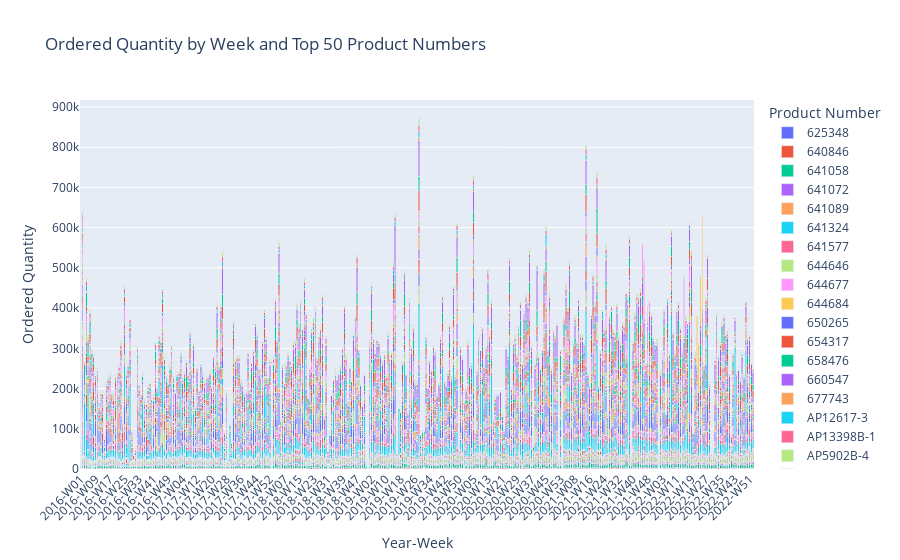

Notebook cell for this chart:
### Code cell
import pandas as pd
import plotly.express as px


df = data_2016_2022.groupby(['Year', 'Week Number', 'Product Number'])['Ordered Quantity'].sum().reset_index()

# Create a combined 'Year-Week' column
df['Year-Week'] = df['Year'].astype(str) + '-W' + df['Week Number'].astype(str).str.zfill(2)

# Aggregate total ordered quantity by product number
product_totals = df.groupby('Product Number')['Ordered Quantity'].sum()

# Get top 50 products (or fewer if there aren't 50)
top_products = product_totals.nlargest(50).index

# Filter data to include only top 50 products
filtered_df = df[df['Product Number'].isin(top_products)]

# Pivot the filtered data for plotting
pivot_df = filtered_df.pivot_table(index='Year-Week', columns='Product Number', values='Ordered Quantity', fill_value=0).reset_index()

# Melt the DataFrame to long format for Plotly
melted_df = pivot_df.melt(id_vars='Year-Week', var_name='Product Number', value_name='Ordered Quantity')

# Create interactive stacked bar chart using Plotly
fig = px.bar(
    melted_df,
    x='Year-Week',
    y='Ordered Quantity',
    color='Product Number',
    title='Ordered Quantity by Week and Top 50 Product Numbers',
    labels={'Ordered Quantity': 'Ordered Quantity', 'Year-Week': 'Year-Week'},
    text='Ordered Quantity'
)

# Update layout for better appearance
fig.update_layout(
    barmode='stack',
    xaxis_title='Year-Week',
    yaxis_title='Ordered Quantity',
    xaxis_tickangle=-45
)

# Show the plot
fig.show()

### Figure 1 — Plotly figure (JSON) as saved in the notebook; plotly's stock layout.template omitted (floating-point values rounded to 4 significant figures; data arrays with more than 128 entries replaced by an {"elided": "..."} marker saying what was removed)
{"data": [{"alignmentgroup": "True", "hovertemplate": "Product Number=625348<br>Year-Week=%{x}<br>Ordered Quantity=%{text}<extra></extra>", "legendgroup": "625348", "marker": {"color": "#636efa", "pattern": {"shape": ""}}, "name": "625348", "offsetgroup": "625348", "orientation": "v", "showlegend": true, "text": {"elided": "371 int values"}, "textposition": "auto", "type": "bar", "x": {"elided": "371 str values"}, "xaxis": "x", "y": {"elided": "371 int values"}, "yaxis": "y"}, {"alignmentgroup": "True", "hovertemplate": "Product Number=640846<br>Year-Week=%{x}<br>Ordered Quantity=%{text}<extra></extra>", "legendgroup": "640846", "marker": {"color": "#EF553B", "pattern": {"shape": ""}}, "name": "640846", "offsetgroup": "640846", "orientation": "v", "showlegend": true, "text": {"elided": "371 int values"}, "textposition": "auto", "type": "bar", "x": {"elided": "371 str values"}, "xaxis": "x", "y": {"elided": "371 int values"}, "yaxis": "y"}, {"alignmentgroup": "True", "hovertemplate": "Product Number=641058<br>Year-Week=%{x}<br>Ordered Quantity=%{text}<extra></extra>", "legendgroup": "641058", "marker": {"color": "#00cc96", "pattern": {"shape": ""}}, "name": "641058", "offsetgroup": "641058", "orientation": "v", "showlegend": true, "text": {"elided": "371 int values"}, "textposition": "auto", "type": "bar", "x": {"elided": "371 str values"}, "xaxis": "x", "y": {"elided": "371 int values"}, "yaxis": "y"}, {"alignmentgroup": "True", "hovertemplate": "Product Number=641072<br>Year-Week=%{x}<br>Ordered Quantity=%{text}<extra></extra>", "legendgroup": "641072", "marker": {"color": "#ab63fa", "pattern": {"shape": ""}}, "name": "641072", "offsetgroup": "641072", "orientation": "v", "showlegend": true, "text": {"elided": "371 int values"}, "textposition": "auto", "type": "bar", "x": {"elided": "371 str values"}, "xaxis": "x", "y": {"elided": "371 int values"}, "yaxis": "y"}, {"alignmentgroup": "True", "hovertemplate": "Product Number=641089<br>Year-Week=%{x}<br>Ordered Quantity=%{text}<extra></extra>", "legendgroup": "641089", "marker": {"color": "#FFA15A", "pattern": {"shape": ""}}, "name": "641089", "offsetgroup": "641089", "orientation": "v", "showlegend": true, "text": {"elided": "371 int values"}, "textposition": "auto", "type": "bar", "x": {"elided": "371 str values"}, "xaxis": "x", "y": {"elided": "371 int values"}, "yaxis": "y"}, {"alignmentgroup": "True", "hovertemplate": "Product Number=641324<br>Year-Week=%{x}<br>Ordered Quantity=%{text}<extra></extra>", "legendgroup": "641324", "marker": {"color": "#19d3f3", "pattern": {"shape": ""}}, "name": "641324", "offsetgroup": "641324", "orientation": "v", "showlegend": true, "text": {"elided": "371 int values"}, "textposition": "auto", "type": "bar", "x": {"elided": "371 str values"}, "xaxis": "x", "y": {"elided": "371 int values"}, "yaxis": "y"}, {"alignmentgroup": "True", "hovertemplate": "Product Number=641577<br>Year-Week=%{x}<br>Ordered Quantity=%{text}<extra></extra>", "legendgroup": "641577", "marker": {"color": "#FF6692", "pattern": {"shape": ""}}, "name": "641577", "offsetgroup": "641577", "orientation": "v", "showlegend": true, "text": {"elided": "371 int values"}, "textposition": "auto", "type": "bar", "x": {"elided": "371 str values"}, "xaxis": "x", "y": {"elided": "371 int values"}, "yaxis": "y"}, {"alignmentgroup": "True", "hovertemplate": "Product Number=644646<br>Year-Week=%{x}<br>Ordered Quantity=%{text}<extra></extra>", "legendgroup": "644646", "marker": {"color": "#B6E880", "pattern": {"shape": ""}}, "name": "644646", "offsetgroup": "644646", "orientation": "v", "showlegend": true, "text": {"elided": "371 int values"}, "textposition": "auto", "type": "bar", "x": {"elided": "371 str values"}, "xaxis": "x", "y": {"elided": "371 int values"}, "yaxis": "y"}, {"alignmentgroup": "True", "hovertemplate": "Product Number=644677<br>Year-Week=%{x}<br>Ordered Quantity=%{text}<extra></extra>", "legendgroup": "644677", "marker": {"color": "#FF97FF", "pattern": {"shape": ""}}, "name": "644677", "offsetgroup": "644677", "orientation": "v", "showlegend": true, "text": {"elided": "371 int values"}, "textposition": "auto", "type": "bar", "x": {"elided": "371 str values"}, "xaxis": "x", "y": {"elided": "371 int values"}, "yaxis": "y"}, {"alignmentgroup": "True", "hovertemplate": "Product Number=644684<br>Year-Week=%{x}<br>Ordered Quantity=%{text}<extra></extra>", "legendgroup": "644684", "marker": {"color": "#FECB52", "pattern": {"shape": ""}}, "name": "644684", "offsetgroup": "644684", "orientation": "v", "showlegend": true, "text": {"elided": "371 int values"}, "textposition": "auto", "type": "bar", "x": {"elided": "371 str values"}, "xaxis": "x", "y": {"elided": "371 int values"}, "yaxis": "y"}, {"alignmentgroup": "True", "hovertemplate": "Product Number=650265<br>Year-Week=%{x}<br>Ordered Quantity=%{text}<extra></extra>", "legendgroup": "650265", "marker": {"color": "#636efa", "pattern": {"shape": ""}}, "name": "650265", "offsetgroup": "650265", "orientation": "v", "showlegend": true, "text": {"elided": "371 int values"}, "textposition": "auto", "type": "bar", "x": {"elided": "371 str values"}, "xaxis": "x", "y": {"elided": "371 int values"}, "yaxis": "y"}, {"alignmentgroup": "True", "hovertemplate": "Product Number=654317<br>Year-Week=%{x}<br>Ordered Quantity=%{text}<extra></extra>", "legendgroup": "654317", "marker": {"color": "#EF553B", "pattern": {"shape": ""}}, "name": "654317", "offsetgroup": "654317", "orientation": "v", "showlegend": true, "text": {"elided": "371 int values"}, "textposition": "auto", "type": "bar", "x": {"elided": "371 str values"}, "xaxis": "x", "y": {"elided": "371 int values"}, "yaxis": "y"}, {"alignmentgroup": "True", "hovertemplate": "Product Number=658476<br>Year-Week=%{x}<br>Ordered Quantity=%{text}<extra></extra>", "legendgroup": "658476", "marker": {"color": "#00cc96", "pattern": {"shape": ""}}, "name": "658476", "offsetgroup": "658476", "orientation": "v", "showlegend": true, "text": {"elided": "371 int values"}, "textposition": "auto", "type": "bar", "x": {"elided": "371 str values"}, "xaxis": "x", "y": {"elided": "371 int values"}, "yaxis": "y"}, {"alignmentgroup": "True", "hovertemplate": "Product Number=660547<br>Year-Week=%{x}<br>Ordered Quantity=%{text}<extra></extra>", "legendgroup": "660547", "marker": {"color": "#ab63fa", "pattern": {"shape": ""}}, "name": "660547", "offsetgroup": "660547", "orientation": "v", "showlegend": true, "text": {"elided": "371 int values"}, "textposition": "auto", "type": "bar", "x": {"elided": "371 str values"}, "xaxis": "x", "y": {"elided": "371 int values"}, "yaxis": "y"}, {"alignmentgroup": "True", "hovertemplate": "Product Number=677743<br>Year-Week=%{x}<br>Ordered Quantity=%{text}<extra></extra>", "legendgroup": "677743", "marker": {"color": "#FFA15A", "pattern": {"shape": ""}}, "name": "677743", "offsetgroup": "677743", "orientation": "v", "showlegend": true, "text": {"elided": "371 int values"}, "textposition": "auto", "type": "bar", "x": {"elided": "371 str values"}, "xaxis": "x", "y": {"elided": "371 int values"}, "yaxis": "y"}, {"alignmentgroup": "True", "hovertemplate": "Product Number=AP12617-3<br>Year-Week=%{x}<br>Ordered Quantity=%{text}<extra></extra>", "legendgroup": "AP12617-3", "marker": {"color": "#19d3f3", "pattern": {"shape": ""}}, "name": "AP12617-3", "offsetgroup": "AP12617-3", "orientation": "v", "showlegend": true, "text": {"elided": "371 int values"}, "textposition": "auto", "type": "bar", "x": {"elided": "371 str values"}, "xaxis": "x", "y": {"elided": "371 int values"}, "yaxis": "y"}, {"alignmentgroup": "True", "hovertemplate": "Product Number=AP13398B-1<br>Year-Week=%{x}<br>Ordered Quantity=%{text}<extra></extra>", "legendgroup": "AP13398B-1", "marker": {"color": "#FF6692", "pattern": {"shape": ""}}, "name": "AP13398B-1", "offsetgroup": "AP13398B-1", "orientation": "v", "showlegend": true, "text": {"elided": "371 int values"}, "textposition": "auto", "type": "bar", "x": {"elided": "371 str values"}, "xaxis": "x", "y": {"elided": "371 int values"}, "yaxis": "y"}, {"alignmentgroup": "True", "hovertemplate": "Product Number=AP5902B-4<br>Year-Week=%{x}<br>Ordered Quantity=%{text}<extra></extra>", "legendgroup": "AP5902B-4", "marker": {"color": "#B6E880", "pattern": {"shape": ""}}, "name": "AP5902B-4", "offsetgroup": "AP5902B-4", "orientation": "v", "showlegend": true, "text": {"elided": "371 int values"}, "textposition": "auto", "type": "bar", "x": {"elided": "371 str values"}, "xaxis": "x", "y": {"elided": "371 int values"}, "yaxis": "y"}, {"alignmentgroup": "True", "hovertemplate": "Product Number=AS20622C-3<br>Year-Week=%{x}<br>Ordered Quantity=%{text}<extra></extra>", "legendgroup": "AS20622C-3", "marker": {"color": "#FF97FF", "pattern": {"shape": ""}}, "name": "AS20622C-3", "offsetgroup": "AS20622C-3", "orientation": "v", "showlegend": true, "text": {"elided": "371 int values"}, "textposition": "auto", "type": "bar", "x": {"elided": "371 str values"}, "xaxis": "x", "y": {"elided": "371 int values"}, "yaxis": "y"}, {"alignmentgroup": "True", "hovertemplate": "Product Number=AS20657-2<br>Year-Week=%{x}<br>Ordered Quantity=%{text}<extra></extra>", "legendgroup": "AS20657-2", "marker": {"color": "#FECB52", "pattern": {"shape": ""}}, "name": "AS20657-2", "offsetgroup": "AS20657-2", "orientation": "v", "showlegend": true, "text": {"elided": "371 int values"}, "textposition": "auto", "type": "bar", "x": {"elided": "371 str values"}, "xaxis": "x", "y": {"elided": "371 int values"}, "yaxis": "y"}, {"alignmentgroup": "True", "hovertemplate": "Product Number=AS20811-2<br>Year-Week=%{x}<br>Ordered Quantity=%{text}<extra></extra>", "legendgroup": "AS20811-2", "marker": {"color": "#636efa", "pattern": {"shape": ""}}, "name": "AS20811-2", "offsetgroup": "AS20811-2", "orientation": "v", "showlegend": true, "text": {"elided": "371 int values"}, "textposition": "auto", "type": "bar", "x": {"elided": "371 str values"}, "xaxis": "x", "y": {"elided": "371 int values"}, "yaxis": "y"}, {"alignmentgroup": "True", "hovertemplate": "Product Number=AS21058D-8<br>Year-Week=%{x}<br>Ordered Quantity=%{text}<extra></extra>", "legendgroup": "AS21058D-8", "marker": {"color": "#EF553B", "pattern": {"shape": ""}}, "name": "AS21058D-8", "offsetgroup": "AS21058D-8", "orientation": "v", "showlegend": true, "text": {"elided": "371 int values"}, "textposition": "auto", "type": "bar", "x": {"elided": "371 str values"}, "xaxis": "x", "y": {"elided": "371 int values"}, "yaxis": "y"}, {"alignmentgroup": "True", "hovertemplate": "Product Number=AS21058J<br>Year-Week=%{x}<br>Ordered Quantity=%{text}<extra></extra>", "legendgroup": "AS21058J", "marker": {"color": "#00cc96", "pattern": {"shape": ""}}, "name": "AS21058J", "offsetgroup": "AS21058J", "orientation": "v", "showlegend": true, "text": {"elided": "371 int values"}, "textposition": "auto", "type": "bar", "x": {"elided": "371 str values"}, "xaxis": "x", "y": {"elided": "371 int values"}, "yaxis": "y"}, {"alignmentgroup": "True", "hovertemplate": "Product Number=AS24592C-15<br>Year-Week=%{x}<br>Ordered Quantity=%{text}<extra></extra>", "legendgroup": "AS24592C-15", "marker": {"color": "#ab63fa", "pattern": {"shape": ""}}, "name": "AS24592C-15", "offsetgroup": "AS24592C-15", "orientation": "v", "showlegend": true, "text": {"elided": "371 int values"}, "textposition": "auto", "type": "bar", "x": {"elided": "371 str values"}, "xaxis": "x", "y": {"elided": "371 int values"}, "yaxis": "y"}, {"alignmentgroup": "True", "hovertemplate": "Product Number=AS25391-7<br>Year-Week=%{x}<br>Ordered Quantity=%{text}<extra></extra>", "legendgroup": "AS25391-7", "marker": {"color": "#FFA15A", "pattern": {"shape": ""}}, "name": "AS25391-7", "offsetgroup": "AS25391-7", "orientation": "v", "showlegend": true, "text": {"elided": "371 int values"}, "textposition": "auto", "type": "bar", "x": {"elided": "371 str values"}, "xaxis": "x", "y": {"elided": "371 int values"}, "yaxis": "y"}, {"alignmentgroup": "True", "hovertemplate": "Product Number=AS29893-2<br>Year-Week=%{x}<br>Ordered Quantity=%{text}<extra></extra>", "legendgroup": "AS29893-2", "marker": {"color": "#19d3f3", "pattern": {"shape": ""}}, "name": "AS29893-2", "offsetgroup": "AS29893-2", "orientation": "v", "showlegend": true, "text": {"elided": "371 int values"}, "textposition": "auto", "type": "bar", "x": {"elided": "371 str values"}, "xaxis": "x", "y": {"elided": "371 int values"}, "yaxis": "y"}, {"alignmentgroup": "True", "hovertemplate": "Product Number=AS39016C-3<br>Year-Week=%{x}<br>Ordered Quantity=%{text}<extra></extra>", "legendgroup": "AS39016C-3", "marker": {"color": "#FF6692", "pattern": {"shape": ""}}, "name": "AS39016C-3", "offsetgroup": "AS39016C-3", "orientation": "v", "showlegend": true, "text": {"elided": "371 int values"}, "textposition": "auto", "type": "bar", "x": {"elided": "371 str values"}, "xaxis": "x", "y": {"elided": "371 int values"}, "yaxis": "y"}, {"alignmentgroup": "True", "hovertemplate": "Product Number=AS39789-2AE<br>Year-Week=%{x}<br>Ordered Quantity=%{text}<extra></extra>", "legendgroup": "AS39789-2AE", "marker": {"color": "#B6E880", "pattern": {"shape": ""}}, "name": "AS39789-2AE", "offsetgroup": "AS39789-2AE", "orientation": "v", "showlegend": true, "text": {"elided": "371 int values"}, "textposition": "auto", "type": "bar", "x": {"elided": "371 str values"}, "xaxis": "x", "y": {"elided": "371 int values"}, "yaxis": "y"}, {"alignmentgroup": "True", "hovertemplate": "Product Number=AS39841<br>Year-Week=%{x}<br>Ordered Quantity=%{text}<extra></extra>", "legendgroup": "AS39841", "marker": {"color": "#FF97FF", "pattern": {"shape": ""}}, "name": "AS39841", "offsetgroup": "AS39841", "orientation": "v", "showlegend": true, "text": {"elided": "371 int values"}, "textposition": "auto", "type": "bar", "x": {"elided": "371 str values"}, "xaxis": "x", "y": {"elided": "371 int values"}, "yaxis": "y"}, {"alignmentgroup": "True", "hovertemplate": "Product Number=AS39844<br>Year-Week=%{x}<br>Ordered Quantity=%{text}<extra></extra>", "legendgroup": "AS39844", "marker": {"color": "#FECB52", "pattern": {"shape": ""}}, "name": "AS39844", "offsetgroup": "AS39844", "orientation": "v", "showlegend": true, "text": {"elided": "371 int values"}, "textposition": "auto", "type": "bar", "x": {"elided": "371 str values"}, "xaxis": "x", "y": {"elided": "371 int values"}, "yaxis": "y"}, {"alignmentgroup": "True", "hovertemplate": "Product Number=AS39892-2<br>Year-Week=%{x}<br>Ordered Quantity=%{text}<extra></extra>", "legendgroup": "AS39892-2", "marker": {"color": "#636efa", "pattern": {"shape": ""}}, "name": "AS39892-2", "offsetgroup": "AS39892-2", "orientation": "v", "showlegend": true, "text": {"elided": "371 int values"}, "textposition": "auto", "type": "bar", "x": {"elided": "371 str values"}, "xaxis": "x", "y": {"elided": "371 int values"}, "yaxis": "y"}, {"alignmentgroup": "True", "hovertemplate": "Product Number=AS39893-1<br>Year-Week=%{x}<br>Ordered Quantity=%{text}<extra></extra>", "legendgroup": "AS39893-1", "marker": {"color": "#EF553B", "pattern": {"shape": ""}}, "name": "AS39893-1", "offsetgroup": "AS39893-1", "orientation": "v", "showlegend": true, "text": {"elided": "371 int values"}, "textposition": "auto", "type": "bar", "x": {"elided": "371 str values"}, "xaxis": "x", "y": {"elided": "371 int values"}, "yaxis": "y"}, {"alignmentgroup": "True", "hovertemplate": "Product Number=AS39896<br>Year-Week=%{x}<br>Ordered Quantity=%{text}<extra></extra>", "legendgroup": "AS39896", "marker": {"color": "#00cc96", "pattern": {"shape": ""}}, "name": "AS39896", "offsetgroup": "AS39896", "orientation": "v", "showlegend": true, "text": {"elided": "371 int values"}, "textposition": "auto", "type": "bar", "x": {"elided": "371 str values"}, "xaxis": "x", "y": {"elided": "371 int values"}, "yaxis": "y"}, {"alignmentgroup": "True", "hovertemplate": "Product Number=AS39971<br>Year-Week=%{x}<br>Ordered Quantity=%{text}<extra></extra>", "legendgroup": "AS39971", "marker": {"color": "#ab63fa", "pattern": {"shape": ""}}, "name": "AS39971", "offsetgroup": "AS39971", "orientation": "v", "showlegend": true, "text": {"elided": "371 int values"}, "textposition": "auto", "type": "bar", "x": {"elided": "371 str values"}, "xaxis": "x", "y": {"elided": "371 int values"}, "yaxis": "y"}, {"alignmentgroup": "True", "hovertemplate": "Product Number=AS39973<br>Year-Week=%{x}<br>Ordered Quantity=%{text}<extra></extra>", "legendgroup": "AS39973", "marker": {"color": "#FFA15A", "pattern": {"shape": ""}}, "name": "AS39973", "offsetgroup": "AS39973", "orientation": "v", "showlegend": true, "text": {"elided": "371 int values"}, "textposition": "auto", "type": "bar", "x": {"elided": "371 str values"}, "xaxis": "x", "y": {"elided": "371 int values"}, "yaxis": "y"}, {"alignmentgroup": "True", "hovertemplate": "Product Number=AS41575-1<br>Year-Week=%{x}<br>Ordered Quantity=%{text}<extra></extra>", "legendgroup": "AS41575-1", "marker": {"color": "#19d3f3", "pattern": {"shape": ""}}, "name": "AS41575-1", "offsetgroup": "AS41575-1", "orientation": "v", "showlegend": true, "text": {"elided": "371 int values"}, "textposition": "auto", "type": "bar", "x": {"elided": "371 str values"}, "xaxis": "x", "y": {"elided": "371 int values"}, "yaxis": "y"}, {"alignmentgroup": "True", "hovertemplate": "Product Number=AS42195D<br>Year-Week=%{x}<br>Ordered Quantity=%{text}<extra></extra>", "legendgroup": "AS42195D", "marker": {"color": "#FF6692", "pattern": {"shape": ""}}, "name": "AS42195D", "offsetgroup": "AS42195D", "orientation": "v", "showlegend": true, "text": {"elided": "371 int values"}, "textposition": "auto", "type": "bar", "x": {"elided": "371 str values"}, "xaxis": "x", "y": {"elided": "371 int values"}, "yaxis": "y"}, {"alignmentgroup": "True", "hovertemplate": "Product Number=AS42195K<br>Year-Week=%{x}<br>Ordered Quantity=%{text}<extra></extra>", "legendgroup": "AS42195K", "marker": {"color": "#B6E880", "pattern": {"shape": ""}}, "name": "AS42195K", "offsetgroup": "AS42195K", "orientation": "v", "showlegend": true, "text": {"elided": "371 int values"}, "textposition": "auto", "type": "bar", "x": {"elided": "371 str values"}, "xaxis": "x", "y": {"elided": "371 int values"}, "yaxis": "y"}, {"alignmentgroup": "True", "hovertemplate": "Product Number=AS42196<br>Year-Week=%{x}<br>Ordered Quantity=%{text}<extra></extra>", "legendgroup": "AS42196", "marker": {"color": "#FF97FF", "pattern": {"shape": ""}}, "name": "AS42196", "offsetgroup": "AS42196", "orientation": "v", "showlegend": true, "text": {"elided": "371 int values"}, "textposition": "auto", "type": "bar", "x": {"elided": "371 str values"}, "xaxis": "x", "y": {"elided": "371 int values"}, "yaxis": "y"}, {"alignmentgroup": "True", "hovertemplate": "Product Number=AS42217D-2<br>Year-Week=%{x}<br>Ordered Quantity=%{text}<extra></extra>", "legendgroup": "AS42217D-2", "marker": {"color": "#FECB52", "pattern": {"shape": ""}}, "name": "AS42217D-2", "offsetgroup": "AS42217D-2", "orientation": "v", "showlegend": true, "text": {"elided": "371 int values"}, "textposition": "auto", "type": "bar", "x": {"elided": "371 str values"}, "xaxis": "x", "y": {"elided": "371 int values"}, "yaxis": "y"}, {"alignmentgroup": "True", "hovertemplate": "Product Number=AS42608A<br>Year-Week=%{x}<br>Ordered Quantity=%{text}<extra></extra>", "legendgroup": "AS42608A", "marker": {"color": "#636efa", "pattern": {"shape": ""}}, "name": "AS42608A", "offsetgroup": "AS42608A", "orientation": "v", "showlegend": true, "text": {"elided": "371 int values"}, "textposition": "auto", "type": "bar", "x": {"elided": "371 str values"}, "xaxis": "x", "y": {"elided": "371 int values"}, "yaxis": "y"}, {"alignmentgroup": "True", "hovertemplate": "Product Number=AS44715<br>Year-Week=%{x}<br>Ordered Quantity=%{text}<extra></extra>", "legendgroup": "AS44715", "marker": {"color": "#EF553B", "pattern": {"shape": ""}}, "name": "AS44715", "offsetgroup": "AS44715", "orientation": "v", "showlegend": true, "text": {"elided": "371 int values"}, "textposition": "auto", "type": "bar", "x": {"elided": "371 str values"}, "xaxis": "x", "y": {"elided": "371 int values"}, "yaxis": "y"}, {"alignmentgroup": "True", "hovertemplate": "Product Number=AS45341A<br>Year-Week=%{x}<br>Ordered Quantity=%{text}<extra></extra>", "legendgroup": "AS45341A", "marker": {"color": "#00cc96", "pattern": {"shape": ""}}, "name": "AS45341A", "offsetgroup": "AS45341A", "orientation": "v", "showlegend": true, "text": {"elided": "371 int values"}, "textposition": "auto", "type": "bar", "x": {"elided": "371 str values"}, "xaxis": "x", "y": {"elided": "371 int values"}, "yaxis": "y"}, {"alignmentgroup": "True", "hovertemplate": "Product Number=AS45341B<br>Year-Week=%{x}<br>Ordered Quantity=%{text}<extra></extra>", "legendgroup": "AS45341B", "marker": {"color": "#ab63fa", "pattern": {"shape": ""}}, "name": "AS45341B", "offsetgroup": "AS45341B", "orientation": "v", "showlegend": true, "text": {"elided": "371 int values"}, "textposition": "auto", "type": "bar", "x": {"elided": "371 str values"}, "xaxis": "x", "y": {"elided": "371 int values"}, "yaxis": "y"}, {"alignmentgroup": "True", "hovertemplate": "Product Number=AS45350-1<br>Year-Week=%{x}<br>Ordered Quantity=%{text}<extra></extra>", "legendgroup": "AS45350-1", "marker": {"color": "#FFA15A", "pattern": {"shape": ""}}, "name": "AS45350-1", "offsetgroup": "AS45350-1", "orientation": "v", "showlegend": true, "text": {"elided": "371 int values"}, "textposition": "auto", "type": "bar", "x": {"elided": "371 str values"}, "xaxis": "x", "y": {"elided": "371 int values"}, "yaxis": "y"}, {"alignmentgroup": "True", "hovertemplate": "Product Number=AS45351<br>Year-Week=%{x}<br>Ordered Quantity=%{text}<extra></extra>", "legendgroup": "AS45351", "marker": {"color": "#19d3f3", "pattern": {"shape": ""}}, "name": "AS45351", "offsetgroup": "AS45351", "orientation": "v", "showlegend": true, "text": {"elided": "371 int values"}, "textposition": "auto", "type": "bar", "x": {"elided": "371 str values"}, "xaxis": "x", "y": {"elided": "371 int values"}, "yaxis": "y"}, {"alignmentgroup": "True", "hovertemplate": "Product Number=AS45594C<br>Year-Week=%{x}<br>Ordered Quantity=%{text}<extra></extra>", "legendgroup": "AS45594C", "marker": {"color": "#FF6692", "pattern": {"shape": ""}}, "name": "AS45594C", "offsetgroup": "AS45594C", "orientation": "v", "showlegend": true, "text": {"elided": "371 int values"}, "textposition": "auto", "type": "bar", "x": {"elided": "371 str values"}, "xaxis": "x", "y": {"elided": "371 int values"}, "yaxis": "y"}, {"alignmentgroup": "True", "hovertemplate": "Product Number=AS45594D<br>Year-Week=%{x}<br>Ordered Quantity=%{text}<extra></extra>", "legendgroup": "AS45594D", "marker": {"color": "#B6E880", "pattern": {"shape": ""}}, "name": "AS45594D", "offsetgroup": "AS45594D", "orientation": "v", "showlegend": true, "text": {"elided": "371 int values"}, "textposition": "auto", "type": "bar", "x": {"elided": "371 str values"}, "xaxis": "x", "y": {"elided": "371 int values"}, "yaxis": "y"}, {"alignmentgroup": "True", "hovertemplate": "Product Number=AX4256-1<br>Year-Week=%{x}<br>Ordered Quantity=%{text}<extra></extra>", "legendgroup": "AX4256-1", "marker": {"color": "#FF97FF", "pattern": {"shape": ""}}, "name": "AX4256-1", "offsetgroup": "AX4256-1", "orientation": "v", "showlegend": true, "text": {"elided": "371 int values"}, "textposition": "auto", "type": "bar", "x": {"elided": "371 str values"}, "xaxis": "x", "y": {"elided": "371 int values"}, "yaxis": "y"}, {"alignmentgroup": "True", "hovertemplate": "Product Number=AX4826-1<br>Year-Week=%{x}<br>Ordered Quantity=%{text}<extra></extra>", "legendgroup": "AX4826-1", "marker": {"color": "#FECB52", "pattern": {"shape": ""}}, "name": "AX4826-1", "offsetgroup": "AX4826-1", "orientation": "v", "showlegend": true, "text": {"elided": "371 int values"}, "textposition": "auto", "type": "bar", "x": {"elided": "371 str values"}, "xaxis": "x", "y": {"elided": "371 int values"}, "yaxis": "y"}], "layout": {"barmode": "stack", "legend": {"title": {"text": "Product Number"}, "tracegroupgap": 0}, "title": {"text": "Ordered Quantity by Week and Top 50 Product Numbers"}, "xaxis": {"anchor": "y", "domain": [0, 1], "tickangle": -45, "title": {"text": "Year-Week"}}, "yaxis": {"anchor": "x", "domain": [0, 1], "title": {"text": "Ordered Quantity"}}}}
